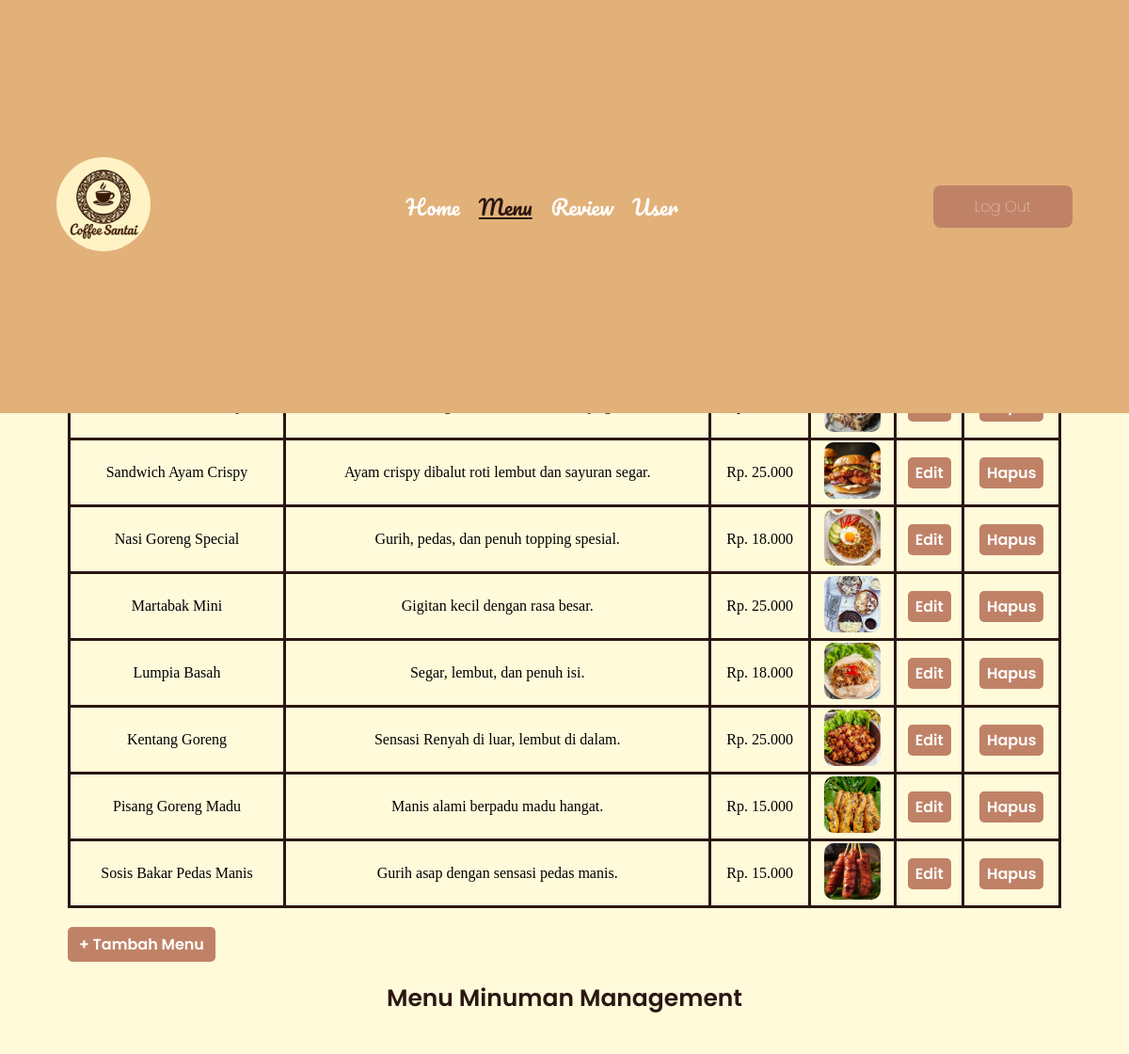
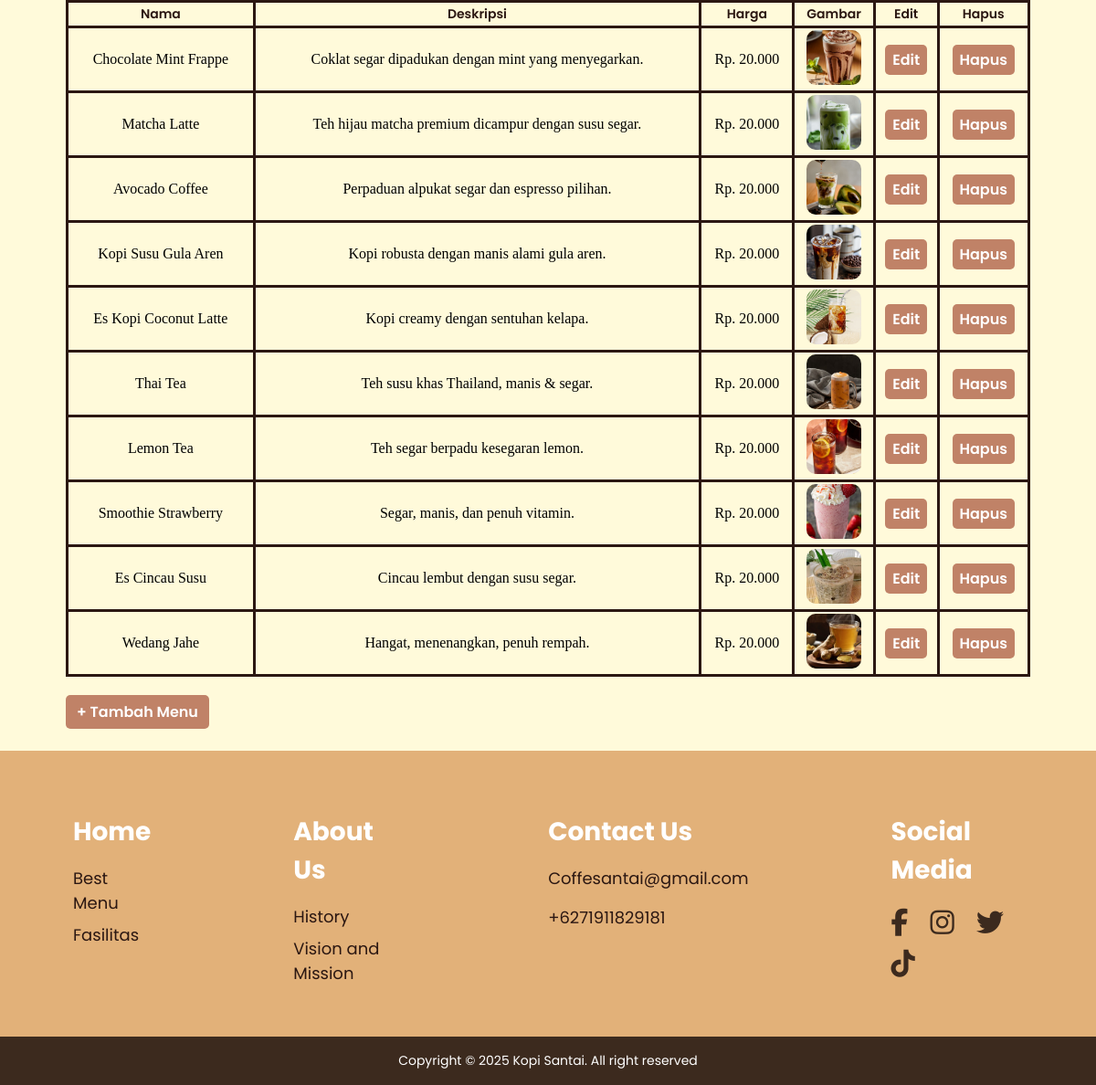
Page /admin/menu.php (signed in) on the committed database (2 pictures, top to bottom).
### tables this page shows
CREATE TABLE `makanan` (
  `id` int(100) NOT NULL,
  `nama` varchar(100) NOT NULL,
  `deskripsi` text NOT NULL,
  `harga` decimal(10,2) NOT NULL,
  `gambar` varchar(100) NOT NULL
);

CREATE TABLE `minuman` (
  `id` int(100) NOT NULL,
  `nama` varchar(100) NOT NULL,
  `deskripsi` text NOT NULL,
  `harga` decimal(10,2) NOT NULL,
  `gambar` varchar(100) NOT NULL
);

### admin/menu_makanan.php (called while the page is built, shortened)
<?php
    require_once __DIR__ . '/../inc/db.php';
    $sql = "SELECT * FROM makanan";
    $result = $conn->query($sql);
    if ($result && $result->num_rows > 0) {
            $menus_makanan = $result->fetch_all(MYSQLI_ASSOC);
    } else {
            "data not found";
    }
?>

### admin/menu_minuman.php (called while the page is built, shortened)
<?php
    require_once __DIR__ . '/../inc/db.php';
    $sql = "SELECT * FROM minuman";
    $result = $conn->query($sql);
    if ($result && $result->num_rows > 0) {
            $menus_minuman = $result->fetch_all(MYSQLI_ASSOC);
    } else {
            "data not found";
    }
?>

### admin/menu.php (the view, shortened to what this page needs)
<?php
    require_once __DIR__ . '/menu_makanan.php';
    require_once __DIR__ . '/menu_minuman.php';
?>
<!DOCTYPE html>
<html lang="en">
<head>
    <link rel="stylesheet" href="../css/ad.css">
    <link rel="stylesheet" href="https://cdnjs.cloudflare.com/ajax/libs/font-awesome/6.5.0/css/all.min.css"/>
</head>
<body>
    <header class="header">
        <div class="logo">
            <img src="../image/logo.jpg" alt="Logo" width="100" height="100">
        </div>
        <nav class="navbar">
            <a href="index.php">Home</a>
            <a href="#" class="active">Menu</a>
            <a href="review.php">Review</a>
            <a href="user.php">User</a>
        </nav>
        <div class="logout">
            <a href="logout.php">Log Out</a>
        </div>
    </header>
    <main class="main">
        <div class="section-header">
            <h2>Menu Makanan Management</h2>
        </div>
        <table class="table" border="1" cellspacing="0" cellpadding="8">
            <tr>
                <td><h3>Nama</h3></td>
                <td><h3>Deskripsi</h3></td>
                <td><h3>Harga</h3></td>
                <td><h3>Gambar</h3></td>
                <td><h3>Edit</h3></td>
                <td><h3>Hapus</h3></td>
            </tr>
            <?php if (!empty($menus_makanan)): ?>
                <?php foreach ($menus_makanan as $menu): ?>
                    <tr>
                        <td><?= htmlspecialchars($menu['nama']); ?></td>
                        <td><?= htmlspecialchars($menu['deskripsi']); ?></td>
                        <td>Rp. <?= number_format($menu['harga'], 0, ',', '.'); ?></td>
                        <td>
                            <?php if (!empty($menu['gambar'])): ?>
                                <img src="../image/<?= htmlspecialchars($menu['gambar']); ?>" alt="Gambar" width="80">
                            <?php else: ?>
                                <em>Tidak ada gambar</em>
                            <?php endif; ?>
                        </td>
                        <td><a href="edit_makanan.php?id=<?= $menu['id']; ?>">Edit</a></td>
                        <td><a href="delete_makanan.php?id=<?= $menu['id']; ?>">Hapus</a></td>
                    </tr>
                <?php endforeach; ?>
            <?php else: ?>
                <tr>
                    <td colspan="4" style="text-align:center;">Tidak ada data ditemukan</td>
                </tr>
            <?php endif; ?>
        </table>
        <div class="add-menu">
            <a href="add_makanan.php" class="btn-add">+ Tambah Menu</a>
        </div>
        <div class="section-header">
            <h2>Menu Minuman Management</h2>
        </div>
        <table class="table" border="1" cellspacing="0" cellpadding="8">
            <tr>
                <td><h3>Nama</h3></td>
                <td><h3>Deskripsi</h3></td>
                <td><h3>Harga</h3></td>
                <td><h3>Gambar</h3></td>
                <td><h3>Edit</h3></td>
                <td><h3>Hapus</h3></td>
            </tr>
            <?php if (!empty($menus_minuman)): ?>
                <?php foreach ($menus_minuman as $menu): ?>
                    <tr>
                        <td><?= htmlspecialchars($menu['nama']); ?></td>
                        <td><?= htmlspecialchars($menu['deskripsi']); ?></td>
                        <td>Rp. <?= number_format($menu['harga'], 0, ',', '.'); ?></td>
                        <td>
                            <?php if (!empty($menu['gambar'])): ?>
                                <img src="../image/<?= htmlspecialchars($menu['gambar']); ?>" alt="Gambar" width="80">
                            <?php else: ?>
                                <em>Tidak ada gambar</em>
                            <?php endif; ?>
                        </td>
                        <td><a href="edit_minuman.php?id=<?= $menu['id']; ?>">Edit</a></td>
                        <td><a href="delete_minuman.php?id=<?= $menu['id']; ?>">Hapus</a></td>
                    </tr>
                <?php endforeach; ?>
            <?php else: ?>
                <tr>
                    <td colspan="4" style="text-align:center;">Tidak ada data ditemukan</td>
                </tr>
            <?php endif; ?>
        </table>
        <div class="add-menu">
            <a href="add_minuman.php" class="btn-add">+ Tambah Menu</a>
        </div>
    </main>
    <footer class="footer">
        <div class="footer-container">
            <div class="footer-column">
            <h3>Home</h3>
            <ul>
                <li><a href="#">Best Menu</a></li>
                <li><a href="#">Fasilitas</a></li>
            </ul>
            </div>
            <div class="footer-column">
            <h3>About Us</h3>
            <ul>
                <li><a href="#">History</a></li>
                <li><a href="#">Vision and Mission</a></li>
            </ul>
            </div>
            <div class="footer-column">
            <h3>Contact Us</h3>
            <p><a href="mailto:coffesantai@gmail.com">Coffesantai@gmail.com</a></p>
            <p><a href="tel:+6271911829181">+6271911829181</a></p>
            </div>
            <div class="footer-column">
            <h3>Social Media</h3>
            <div class="social-icons">
                <a href="#"><i class="fab fa-facebook-f"></i></a>
                <a href="#"><i class="fab fa-instagram"></i></a>
                <a href="#"><i class="fab fa-twitter"></i></a>
                <a href="#"><i class="fab fa-tiktok"></i></a>
            </div>
            </div>
        </div>
        <div class="footer-bottom">
            <p>Copyright © 2025 Kopi Santai. All right reserved</p>
        </div>
    </footer>
</body>
</html>

### css/ad.css (style rules this page uses)
body { margin: 0; padding: 0; }
.header { top: 0; left: 0; background-color: #E2B179; position: fixed; width: 100%; height: 19%; display: flex; justify-content: space-between; padding: 0 5%; align-items: center; box-sizing: border-box; z-index: 100; }
.logo img { border-radius: 50%; }
.navbar { display: flex; gap: 20px; }
.navbar a { font-family: Pacifico; font-size: 22px; color: #ffffff; text-decoration: none; font-weight: 500; transition: 0.8s; }
.navbar a:hover, .navbar a.active { color: #2B1712; font-weight: 200; text-decoration: underline; }
.logout { width: 10%; padding: 10px 20px; background-color: #C08267; color: #fff; font-family: 'Poppins', sans-serif; font-weight: 600; border-radius: 8px; cursor: pointer; transition: 0.8s; text-decoration: none; display: flex; justify-content: center; align-items: center; transition: 0.8s; }
.logout a { color: #fff; text-decoration: none; font-family: 'Poppins', sans-serif; font-weight: 1; }
.main { margin-top: 8.5%; padding: 2% 6%; background-color: #FFFADA; height: auto; }
.section-header { text-align: center; padding: 20px; color: #2B1712; }
.section-header h2 { font-family: 'Poppins', sans-serif; font-size: 25px; margin: 0; padding: 0; font-weight: 600; color: #2B1712; }
.table { width: 100%; border-collapse: collapse; margin-top: 20px; border: 3px solid #2B1712; }
td { padding: 2px; text-align: center; border: 3px solid #2B1712; }
td h3 { font-family: 'Poppins', sans-serif; font-size: 14px; margin: 0; padding: 0; font-weight: 600; color: #2B1712; }
td a { display: inline-block; padding: 4px 8px; background-color: #C08267; color: #fff; text-decoration: none; font-family: 'Poppins', sans-serif; font-weight: 600; border-radius: 5px; transition: background-color 0.5s; }
td img { width: 60px; height: 60px; border-radius: 10px; object-fit: cover; }
.add-menu { display: inline-block; margin-top: 20px; padding: 6px 12px; background-color: #C08267; color: #fff; text-decoration: none; font-family: 'Poppins', sans-serif; font-weight: 600; border-radius: 5px; transition: background-color 0.5s; }
.add-menu a { color: #fff; text-decoration: none; }
.footer { background-color: #e2b179; color: #fff; font-family: 'Poppins', sans-serif; }
.footer-container { display: flex; padding: 40px 80px 20px; justify-content: flex-start; gap: 15%; }
.footer-column h3 { font-size: 28px; margin-bottom: 15px; }
.footer-column ul { list-style: none; padding: 0; }
.footer-column ul li { margin-bottom: 8px; }
.footer-column a { text-decoration: none; font-size: 18px; color: #2B1712; transition: 0.3s; }
.social-icons a { margin-right: 20px; font-size: 30px; color: #3c2a1e; transition: 0.3s; }
.footer-bottom { background-color: #3c2a1e; color: #fff; text-align: center; padding: 0; font-size: 14px; margin-top: 20px; padding: 2px 0; }

### rows in the picture
makanan: nama "Sandwich Ayam Crispy", deskripsi "Ayam crispy dibalut roti lembut dan sayuran segar.", harga "25.000", gambar (picture)
makanan: nama "Nasi Goreng Special", deskripsi "Gurih, pedas, dan penuh topping spesial.", harga "18.000", gambar (picture)
makanan: nama "Martabak Mini", deskripsi "Gigitan kecil dengan rasa besar.", harga "25.000", gambar (picture)
makanan: nama "Lumpia Basah", deskripsi "Segar, lembut, dan penuh isi.", harga "18.000", gambar (picture)
makanan: nama "Kentang Goreng", deskripsi "Sensasi Renyah di luar, lembut di dalam.", harga "25.000", gambar (picture)
makanan: nama "Pisang Goreng Madu", deskripsi "Manis alami berpadu madu hangat.", harga "15.000", gambar (picture)
makanan: nama "Sosis Bakar Pedas Manis", deskripsi "Gurih asap dengan sensasi pedas manis.", harga "15.000", gambar (picture)
minuman: nama "Chocolate Mint Frappe", deskripsi "Coklat segar dipadukan dengan mint yang menyegarkan.", harga "20.000", gambar (picture)
minuman: nama "Matcha Latte", deskripsi "Teh hijau matcha premium dicampur dengan susu segar.", harga "20.000", gambar (picture)
minuman: nama "Avocado Coffee", deskripsi "Perpaduan alpukat segar dan espresso pilihan.", harga "20.000", gambar (picture)
minuman: nama "Kopi Susu Gula Aren", deskripsi "Kopi robusta dengan manis alami gula aren.", harga "20.000", gambar (picture)
minuman: nama "Es Kopi Coconut Latte", deskripsi "Kopi creamy dengan sentuhan kelapa.", harga "20.000", gambar (picture)
minuman: nama "Thai Tea", deskripsi "Teh susu khas Thailand, manis & segar.", harga "20.000", gambar (picture)
minuman: nama "Lemon Tea", deskripsi "Teh segar berpadu kesegaran lemon.", harga "20.000", gambar (picture)
minuman: nama "Smoothie Strawberry", deskripsi "Segar, manis, dan penuh vitamin.", harga "20.000", gambar (picture)
minuman: nama "Es Cincau Susu", deskripsi "Cincau lembut dengan susu segar.", harga "20.000", gambar (picture)
minuman: nama "Wedang Jahe", deskripsi "Hangat, menenangkan, penuh rempah.", harga "20.000", gambar (picture)
